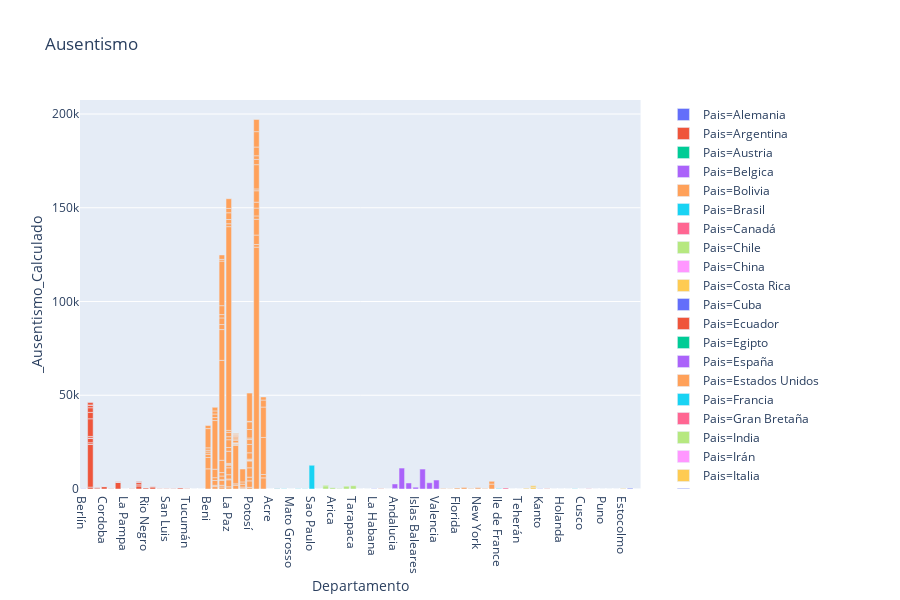

The cell this chart's notebook holds for it:
### Markdown cell above
## Ausentismo por departamento

### Code cell
configure_plotly_browser_state()
fig = px.bar(df_actas_inscritos, x="Departamento", y="_Ausentismo_Calculado",  title="Ausentismo", color= "Pais")
fig.show()

### Figure 1 — Plotly figure (JSON) as saved in the notebook; plotly's stock layout.template omitted (floating-point values rounded to 4 significant figures)
{"data": [{"textposition": "auto", "hovertemplate": "Pais=Alemania<br>Departamento=%{x}<br>_Ausentismo_Calculado=%{y}", "showlegend": true, "legendgroup": "Pais=Alemania", "name": "Pais=Alemania", "yaxis": "y", "y": [73], "hoverlabel": {"namelength": 0}, "offsetgroup": "Pais=Alemania", "xaxis": "x", "marker": {"color": "#636efa"}, "x": ["Berlín"], "alignmentgroup": "True", "type": "bar", "orientation": "v"}, {"textposition": "auto", "hovertemplate": "Pais=Argentina<br>Departamento=%{x}<br>_Ausentismo_Calculado=%{y}", "showlegend": true, "legendgroup": "Pais=Argentina", "name": "Pais=Argentina", "yaxis": "y", "y": [994, 22809, 65, 821, 2296, 162, 821, 65, 9415, 3426, 2478, 1285, 220, 1244, 163, 480, 1248, 140, 44, 11, 68, 3621, 64, 41, 142, 25, 140, 1616, 645, 1166, 316, 206, 471, 1069, 152, 132, 82, 20, 137, 479, 90], "hoverlabel": {"namelength": 0}, "offsetgroup": "Pais=Argentina", "xaxis": "x", "marker": {"color": "#EF553B"}, "x": ["Buenos Aires", "Buenos Aires", "Buenos Aires", "Buenos Aires", "Buenos Aires", "Buenos Aires", "Buenos Aires", "Buenos Aires", "Buenos Aires", "Buenos Aires", "Buenos Aires", "Buenos Aires", "Buenos Aires", "Buenos Aires", "Chubut", "Chubut", "Cordoba", "Cordoba", "Cordoba", "Cordoba", "Corrientes", "Jujuy", "Jujuy", "Jujuy", "Jujuy", "La Pampa", "La Rioja", "Mendoza", "Mendoza", "Mendoza", "Mendoza", "Mendoza", "Rio Negro", "Salta", "Salta", "San Juan", "San Luis", "Santa Cruz - Argentina", "Santa Cruz - Argentina", "Santa Fe", "Tucumán"], "alignmentgroup": "True", "type": "bar", "orientation": "v"}, {"textposition": "auto", "hovertemplate": "Pais=Austria<br>Departamento=%{x}<br>_Ausentismo_Calculado=%{y}", "showlegend": true, "legendgroup": "Pais=Austria", "name": "Pais=Austria", "yaxis": "y", "y": [33], "hoverlabel": {"namelength": 0}, "offsetgroup": "Pais=Austria", "xaxis": "x", "marker": {"color": "#00cc96"}, "x": ["Viena"], "alignmentgroup": "True", "type": "bar", "orientation": "v"}, {"textposition": "auto", "hovertemplate": "Pais=Belgica<br>Departamento=%{x}<br>_Ausentismo_Calculado=%{y}", "showlegend": true, "legendgroup": "Pais=Belgica", "name": "Pais=Belgica", "yaxis": "y", "y": [62], "hoverlabel": {"namelength": 0}, "offsetgroup": "Pais=Belgica", "xaxis": "x", "marker": {"color": "#ab63fa"}, "x": ["Bruselas"], "alignmentgroup": "True", "type": "bar", "orientation": "v"}, {"textposition": "auto", "hovertemplate": "Pais=Bolivia<br>Departamento=%{x}<br>_Ausentismo_Calculado=%{y}", "showlegend": true, "legendgroup": "Pais=Bolivia", "name": "Pais=Bolivia", "yaxis": "y", "y": [10743, 6056, 1718, 1182, 1013, 1239, 10264, 1667, 1293, 679, 2569, 1512, 4502, 25961, 1599, 1879, 1653, 1916, 1097, 880, 2673, 302, 1978, 1832, 6560, 53294, 16419, 2677, 3547, 1773, 4766, 23761, 932, 2338, 1156, 3749, 489, 2240, 3699, 1418, 259, 630, 6492, 1997, 4154, 1608, 2305, 1055, 108691, 1529, 2278, 3595, 2323, 5163, 1985, 753, 20458, 482, 611, 64, 275, 1367, 649, 666, 851, 287, 440, 408, 346, 275, 325, 730, 1530, 1202, 6873, 905, 3433, 1970, 5007, 3653, 366, 104, 510, 3353, 4482, 2588, 820, 4539, 4116, 246, 15051, 129009, 1387, 5054, 8432, 1787, 4183, 3140, 6093, 973, 12943, 2807, 1944, 4648, 8209, 6503, 5938, 1795, 19761, 16217, 3729, 1661], "hoverlabel": {"namelength": 0}, "offsetgroup": "Pais=Bolivia", "xaxis": "x", "marker": {"color": "#FFA15A"}, "x": ["Beni", "Beni", "Beni", "Beni", "Beni", "Beni", "Beni", "Beni", "Chuquisaca", "Chuquisaca", "Chuquisaca", "Chuquisaca", "Chuquisaca", "Chuquisaca", "Chuquisaca", "Chuquisaca", "Chuquisaca", "Chuquisaca", "Cochabamba", "Cochabamba", "Cochabamba", "Cochabamba", "Cochabamba", "Cochabamba", "Cochabamba", "Cochabamba", "Cochabamba", "Cochabamba", "Cochabamba", "Cochabamba", "Cochabamba", "Cochabamba", "Cochabamba", "Cochabamba", "La Paz", "La Paz", "La Paz", "La Paz", "La Paz", "La Paz", "La Paz", "La Paz", "La Paz", "La Paz", "La Paz", "La Paz", "La Paz", "La Paz", "La Paz", "La Paz", "La Paz", "La Paz", "La Paz", "La Paz", "Oruro", "Oruro", "Oruro", "Oruro", "Oruro", "Oruro", "Oruro", "Oruro", "Oruro", "Oruro", "Oruro", "Oruro", "Oruro", "Oruro", "Oruro", "Oruro", "Pando", "Pando", "Pando", "Pando", "Pando", "Potosí", "Potosí", "Potosí", "Potosí", "Potosí", "Potosí", "Potosí", "Potosí", "Potosí", "Potosí", "Potosí", "Potosí", "Potosí", "Potosí", "Potosí", "Potosí", "Santa Cruz", "Santa Cruz", "Santa Cruz", "Santa Cruz", "Santa Cruz", "Santa Cruz", "Santa Cruz", "Santa Cruz", "Santa Cruz", "Santa Cruz", "Santa Cruz", "Santa Cruz", "Santa Cruz", "Santa Cruz", "Santa Cruz", "Tarija", "Tarija", "Tarija", "Tarija", "Tarija", "Tarija"], "alignmentgroup": "True", "type": "bar", "orientation": "v"}, {"textposition": "auto", "hovertemplate": "Pais=Brasil<br>Departamento=%{x}<br>_Ausentismo_Calculado=%{y}", "showlegend": true, "legendgroup": "Pais=Brasil", "name": "Pais=Brasil", "yaxis": "y", "y": [9, 36, 81, 55, 185, 132, 12655], "hoverlabel": {"namelength": 0}, "offsetgroup": "Pais=Brasil", "xaxis": "x", "marker": {"color": "#19d3f3"}, "x": ["Acre", "Distr. Federal", "M.Grosso do Sul", "Mato Grosso", "Rondonia", "Río de janeiro", "Sao Paulo"], "alignmentgroup": "True", "type": "bar", "orientation": "v"}, {"textposition": "auto", "hovertemplate": "Pais=Canadá<br>Departamento=%{x}<br>_Ausentismo_Calculado=%{y}", "showlegend": true, "legendgroup": "Pais=Canadá", "name": "Pais=Canadá", "yaxis": "y", "y": [62], "hoverlabel": {"namelength": 0}, "offsetgroup": "Pais=Canadá", "xaxis": "x", "marker": {"color": "#FF6692"}, "x": ["Ontario"], "alignmentgroup": "True", "type": "bar", "orientation": "v"}, {"textposition": "auto", "hovertemplate": "Pais=Chile<br>Departamento=%{x}<br>_Ausentismo_Calculado=%{y}", "showlegend": true, "legendgroup": "Pais=Chile", "name": "Pais=Chile", "yaxis": "y", "y": [1688, 404, 710, 226, 1477, 1720], "hoverlabel": {"namelength": 0}, "offsetgroup": "Pais=Chile", "xaxis": "x", "marker": {"color": "#B6E880"}, "x": ["Antofagasta", "Antofagasta", "Arica", "Atacama", "Metropolitana", "Tarapaca"], "alignmentgroup": "True", "type": "bar", "orientation": "v"}, {"textposition": "auto", "hovertemplate": "Pais=China<br>Departamento=%{x}<br>_Ausentismo_Calculado=%{y}", "showlegend": true, "legendgroup": "Pais=China", "name": "Pais=China", "yaxis": "y", "y": [24], "hoverlabel": {"namelength": 0}, "offsetgroup": "Pais=China", "xaxis": "x", "marker": {"color": "#FF97FF"}, "x": ["Beijing"], "alignmentgroup": "True", "type": "bar", "orientation": "v"}, {"textposition": "auto", "hovertemplate": "Pais=Costa Rica<br>Departamento=%{x}<br>_Ausentismo_Calculado=%{y}", "showlegend": true, "legendgroup": "Pais=Costa Rica", "name": "Pais=Costa Rica", "yaxis": "y", "y": [56], "hoverlabel": {"namelength": 0}, "offsetgroup": "Pais=Costa Rica", "xaxis": "x", "marker": {"color": "#FECB52"}, "x": ["San José"], "alignmentgroup": "True", "type": "bar", "orientation": "v"}, {"textposition": "auto", "hovertemplate": "Pais=Cuba<br>Departamento=%{x}<br>_Ausentismo_Calculado=%{y}", "showlegend": true, "legendgroup": "Pais=Cuba", "name": "Pais=Cuba", "yaxis": "y", "y": [142], "hoverlabel": {"namelength": 0}, "offsetgroup": "Pais=Cuba", "xaxis": "x", "marker": {"color": "#636efa"}, "x": ["La Habana"], "alignmentgroup": "True", "type": "bar", "orientation": "v"}, {"textposition": "auto", "hovertemplate": "Pais=Ecuador<br>Departamento=%{x}<br>_Ausentismo_Calculado=%{y}", "showlegend": true, "legendgroup": "Pais=Ecuador", "name": "Pais=Ecuador", "yaxis": "y", "y": [91], "hoverlabel": {"namelength": 0}, "offsetgroup": "Pais=Ecuador", "xaxis": "x", "marker": {"color": "#EF553B"}, "x": ["Pichincha"], "alignmentgroup": "True", "type": "bar", "orientation": "v"}, {"textposition": "auto", "hovertemplate": "Pais=Egipto<br>Departamento=%{x}<br>_Ausentismo_Calculado=%{y}", "showlegend": true, "legendgroup": "Pais=Egipto", "name": "Pais=Egipto", "yaxis": "y", "y": [4], "hoverlabel": {"namelength": 0}, "offsetgroup": "Pais=Egipto", "xaxis": "x", "marker": {"color": "#00cc96"}, "x": ["El Cairo"], "alignmentgroup": "True", "type": "bar", "orientation": "v"}, {"textposition": "auto", "hovertemplate": "Pais=España<br>Departamento=%{x}<br>_Ausentismo_Calculado=%{y}", "showlegend": true, "legendgroup": "Pais=España", "name": "Pais=España", "yaxis": "y", "y": [179, 114, 2382, 11138, 3221, 1000, 10610, 3329, 4771], "hoverlabel": {"namelength": 0}, "offsetgroup": "Pais=España", "xaxis": "x", "marker": {"color": "#ab63fa"}, "x": ["Andalucia", "Andalucia", "Andalucia", "Cataluña", "Euskadi", "Islas Baleares", "Madrid", "Murcia", "Valencia"], "alignmentgroup": "True", "type": "bar", "orientation": "v"}, {"textposition": "auto", "hovertemplate": "Pais=Estados Unidos<br>Departamento=%{x}<br>_Ausentismo_Calculado=%{y}", "showlegend": true, "legendgroup": "Pais=Estados Unidos", "name": "Pais=Estados Unidos", "yaxis": "y", "y": [285, 81, 475, 851, 306, 603, 214, 2614, 1481], "hoverlabel": {"namelength": 0}, "offsetgroup": "Pais=Estados Unidos", "xaxis": "x", "marker": {"color": "#FFA15A"}, "x": ["California", "Dist. Columbia", "Florida", "Maryland", "New Jersey", "New York", "Rodhe Island", "Virginia", "Virginia"], "alignmentgroup": "True", "type": "bar", "orientation": "v"}, {"textposition": "auto", "hovertemplate": "Pais=Francia<br>Departamento=%{x}<br>_Ausentismo_Calculado=%{y}", "showlegend": true, "legendgroup": "Pais=Francia", "name": "Pais=Francia", "yaxis": "y", "y": [221], "hoverlabel": {"namelength": 0}, "offsetgroup": "Pais=Francia", "xaxis": "x", "marker": {"color": "#19d3f3"}, "x": ["Ile de France"], "alignmentgroup": "True", "type": "bar", "orientation": "v"}, {"textposition": "auto", "hovertemplate": "Pais=Gran Bretaña<br>Departamento=%{x}<br>_Ausentismo_Calculado=%{y}", "showlegend": true, "legendgroup": "Pais=Gran Bretaña", "name": "Pais=Gran Bretaña", "yaxis": "y", "y": [600], "hoverlabel": {"namelength": 0}, "offsetgroup": "Pais=Gran Bretaña", "xaxis": "x", "marker": {"color": "#FF6692"}, "x": ["Inglaterra"], "alignmentgroup": "True", "type": "bar", "orientation": "v"}, {"textposition": "auto", "hovertemplate": "Pais=India<br>Departamento=%{x}<br>_Ausentismo_Calculado=%{y}", "showlegend": true, "legendgroup": "Pais=India", "name": "Pais=India", "yaxis": "y", "y": [2], "hoverlabel": {"namelength": 0}, "offsetgroup": "Pais=India", "xaxis": "x", "marker": {"color": "#B6E880"}, "x": ["Delhi"], "alignmentgroup": "True", "type": "bar", "orientation": "v"}, {"textposition": "auto", "hovertemplate": "Pais=Irán<br>Departamento=%{x}<br>_Ausentismo_Calculado=%{y}", "showlegend": true, "legendgroup": "Pais=Irán", "name": "Pais=Irán", "yaxis": "y", "y": [4], "hoverlabel": {"namelength": 0}, "offsetgroup": "Pais=Irán", "xaxis": "x", "marker": {"color": "#FF97FF"}, "x": ["Teherán"], "alignmentgroup": "True", "type": "bar", "orientation": "v"}, {"textposition": "auto", "hovertemplate": "Pais=Italia<br>Departamento=%{x}<br>_Ausentismo_Calculado=%{y}", "showlegend": true, "legendgroup": "Pais=Italia", "name": "Pais=Italia", "yaxis": "y", "y": [343, 945, 742], "hoverlabel": {"namelength": 0}, "offsetgroup": "Pais=Italia", "xaxis": "x", "marker": {"color": "#FECB52"}, "x": ["Lazio", "Lombardía", "Lombardía"], "alignmentgroup": "True", "type": "bar", "orientation": "v"}, {"textposition": "auto", "hovertemplate": "Pais=Japón<br>Departamento=%{x}<br>_Ausentismo_Calculado=%{y}", "showlegend": true, "legendgroup": "Pais=Japón", "name": "Pais=Japón", "yaxis": "y", "y": [171], "hoverlabel": {"namelength": 0}, "offsetgroup": "Pais=Japón", "xaxis": "x", "marker": {"color": "#636efa"}, "x": ["Kanto"], "alignmentgroup": "True", "type": "bar", "orientation": "v"}, {"textposition": "auto", "hovertemplate": "Pais=México<br>Departamento=%{x}<br>_Ausentismo_Calculado=%{y}", "showlegend": true, "legendgroup": "Pais=México", "name": "Pais=México", "yaxis": "y", "y": [104], "hoverlabel": {"namelength": 0}, "offsetgroup": "Pais=México", "xaxis": "x", "marker": {"color": "#EF553B"}, "x": ["México D.F."], "alignmentgroup": "True", "type": "bar", "orientation": "v"}, {"textposition": "auto", "hovertemplate": "Pais=Nicaragua<br>Departamento=%{x}<br>_Ausentismo_Calculado=%{y}", "showlegend": true, "legendgroup": "Pais=Nicaragua", "name": "Pais=Nicaragua", "yaxis": "y", "y": [5], "hoverlabel": {"namelength": 0}, "offsetgroup": "Pais=Nicaragua", "xaxis": "x", "marker": {"color": "#00cc96"}, "x": ["Managua"], "alignmentgroup": "True", "type": "bar", "orientation": "v"}, {"textposition": "auto", "hovertemplate": "Pais=Paises Bajos<br>Departamento=%{x}<br>_Ausentismo_Calculado=%{y}", "showlegend": true, "legendgroup": "Pais=Paises Bajos", "name": "Pais=Paises Bajos", "yaxis": "y", "y": [42], "hoverlabel": {"namelength": 0}, "offsetgroup": "Pais=Paises Bajos", "xaxis": "x", "marker": {"color": "#ab63fa"}, "x": ["Holanda"], "alignmentgroup": "True", "type": "bar", "orientation": "v"}, {"textposition": "auto", "hovertemplate": "Pais=Panamá<br>Departamento=%{x}<br>_Ausentismo_Calculado=%{y}", "showlegend": true, "legendgroup": "Pais=Panamá", "name": "Pais=Panamá", "yaxis": "y", "y": [42], "hoverlabel": {"namelength": 0}, "offsetgroup": "Pais=Panamá", "xaxis": "x", "marker": {"color": "#FFA15A"}, "x": ["Panamá"], "alignmentgroup": "True", "type": "bar", "orientation": "v"}, {"textposition": "auto", "hovertemplate": "Pais=Paraguay<br>Departamento=%{x}<br>_Ausentismo_Calculado=%{y}", "showlegend": true, "legendgroup": "Pais=Paraguay", "name": "Pais=Paraguay", "yaxis": "y", "y": [136], "hoverlabel": {"namelength": 0}, "offsetgroup": "Pais=Paraguay", "xaxis": "x", "marker": {"color": "#19d3f3"}, "x": ["Dist. Capital"], "alignmentgroup": "True", "type": "bar", "orientation": "v"}, {"textposition": "auto", "hovertemplate": "Pais=Perú<br>Departamento=%{x}<br>_Ausentismo_Calculado=%{y}", "showlegend": true, "legendgroup": "Pais=Perú", "name": "Pais=Perú", "yaxis": "y", "y": [28, 187, 28, 38, 56], "hoverlabel": {"namelength": 0}, "offsetgroup": "Pais=Perú", "xaxis": "x", "marker": {"color": "#FF6692"}, "x": ["Cusco", "Lima", "Moquegua", "Puno", "Tacna"], "alignmentgroup": "True", "type": "bar", "orientation": "v"}, {"textposition": "auto", "hovertemplate": "Pais=República de Corea del Sur<br>Departamento=%{x}<br>_Ausentismo_Calculado=%{y}", "showlegend": true, "legendgroup": "Pais=República de Corea del Sur", "name": "Pais=República de Corea del Sur", "yaxis": "y", "y": [8], "hoverlabel": {"namelength": 0}, "offsetgroup": "Pais=República de Corea del Sur", "xaxis": "x", "marker": {"color": "#B6E880"}, "x": ["Seúl"], "alignmentgroup": "True", "type": "bar", "orientation": "v"}, {"textposition": "auto", "hovertemplate": "Pais=Rusia<br>Departamento=%{x}<br>_Ausentismo_Calculado=%{y}", "showlegend": true, "legendgroup": "Pais=Rusia", "name": "Pais=Rusia", "yaxis": "y", "y": [78], "hoverlabel": {"namelength": 0}, "offsetgroup": "Pais=Rusia", "xaxis": "x", "marker": {"color": "#FF97FF"}, "x": ["Distr. Federal"], "alignmentgroup": "True", "type": "bar", "orientation": "v"}, {"textposition": "auto", "hovertemplate": "Pais=Suecia<br>Departamento=%{x}<br>_Ausentismo_Calculado=%{y}", "showlegend": true, "legendgroup": "Pais=Suecia", "name": "Pais=Suecia", "yaxis": "y", "y": [216], "hoverlabel": {"namelength": 0}, "offsetgroup": "Pais=Suecia", "xaxis": "x", "marker": {"color": "#FECB52"}, "x": ["Estocolmo"], "alignmentgroup": "True", "type": "bar", "orientation": "v"}, {"textposition": "auto", "hovertemplate": "Pais=Suiza<br>Departamento=%{x}<br>_Ausentismo_Calculado=%{y}", "showlegend": true, "legendgroup": "Pais=Suiza", "name": "Pais=Suiza", "yaxis": "y", "y": [392], "hoverlabel": {"namelength": 0}, "offsetgroup": "Pais=Suiza", "xaxis": "x", "marker": {"color": "#636efa"}, "x": ["Ginebra"], "alignmentgroup": "True", "type": "bar", "orientation": "v"}, {"textposition": "auto", "hovertemplate": "Pais=Uruguay<br>Departamento=%{x}<br>_Ausentismo_Calculado=%{y}", "showlegend": true, "legendgroup": "Pais=Uruguay", "name": "Pais=Uruguay", "yaxis": "y", "y": [57], "hoverlabel": {"namelength": 0}, "offsetgroup": "Pais=Uruguay", "xaxis": "x", "marker": {"color": "#EF553B"}, "x": ["Montevideo"], "alignmentgroup": "True", "type": "bar", "orientation": "v"}, {"textposition": "auto", "hovertemplate": "Pais=Venezuela<br>Departamento=%{x}<br>_Ausentismo_Calculado=%{y}", "showlegend": true, "legendgroup": "Pais=Venezuela", "name": "Pais=Venezuela", "yaxis": "y", "y": [110], "hoverlabel": {"namelength": 0}, "offsetgroup": "Pais=Venezuela", "xaxis": "x", "marker": {"color": "#00cc96"}, "x": ["Distr. Federal"], "alignmentgroup": "True", "type": "bar", "orientation": "v"}], "layout": {"title": {"text": "Ausentismo"}, "yaxis": {"domain": [0, 1], "anchor": "x", "title": {"text": "_Ausentismo_Calculado"}}, "height": 600, "barmode": "relative", "xaxis": {"domain": [0, 0.98], "anchor": "y", "title": {"text": "Departamento"}}, "legend": {"tracegroupgap": 0}}}
